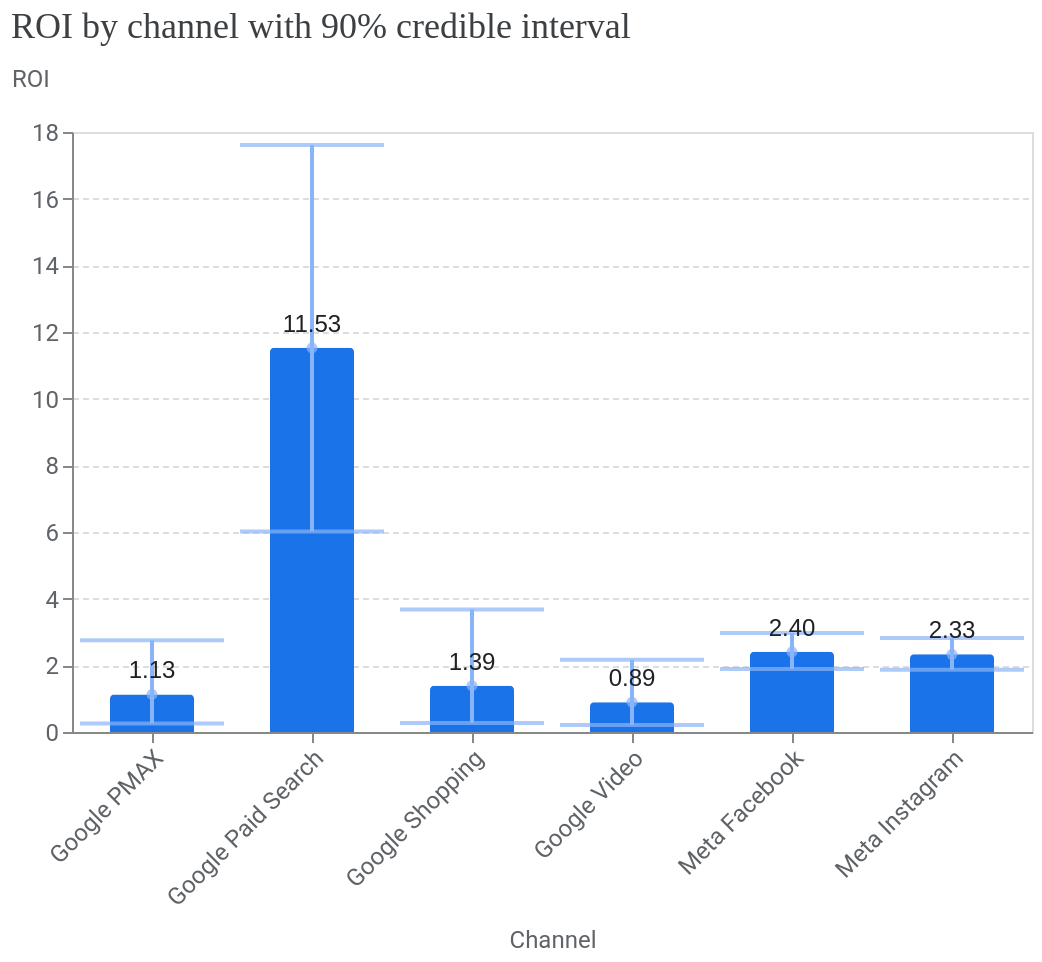

Notebook cell for this chart:
### Code cell
roi_bar_chart = (
    media_summary_revenue
    .plot_roi_bar_chart(
        include_ci=True
    )
)

roi_bar_chart

### Figure 1 — Vega-Lite specification as saved in the notebook (floating-point values rounded to 4 significant figures)
{"config": {"view": {"continuousWidth": 300, "continuousHeight": 300}, "axis": {"labelColor": "#5F6368", "labelFont": "Roboto", "labelFontSize": 12, "titleColor": "#5F6368", "titleFont": "Roboto", "titleFontSize": 12, "titleFontWeight": "normal", "titlePadding": 10}, "tick": {"bandSize": 10, "thickness": 2}}, "layer": [{"mark": {"type": "bar", "color": "#1A73E8", "cornerRadiusEnd": 2, "size": 42}, "encoding": {"x": {"axis": {"labelAngle": -45}, "field": "channel", "title": "Channel", "type": "nominal"}, "y": {"axis": {"gridDash": [3, 2], "titleAlign": "left", "titleAngle": 0, "titleY": -20}, "field": "roi", "title": "ROI", "type": "quantitative"}}}, {"mark": {"type": "errorbar", "color": "#8AB4F8", "ticks": true}, "encoding": {"strokeWidth": {"value": 2}, "x": {"field": "channel", "type": "nominal"}, "y": {"field": "ci_hi", "title": "ROI", "type": "quantitative"}, "y2": {"field": "ci_lo"}}}, {"mark": {"type": "point", "color": "#8AB4F8", "filled": true, "tooltip": true}, "encoding": {"x": {"field": "channel", "type": "nominal"}, "y": {"field": "roi", "type": "quantitative"}}}, {"mark": {"type": "text", "align": "center", "baseline": "bottom", "color": "#202124", "dy": -5, "fontSize": 12}, "encoding": {"text": {"field": "roi", "format": ".2f", "type": "quantitative"}, "x": {"axis": {"labelAngle": -45}, "field": "channel", "title": "Channel", "type": "nominal"}, "y": {"axis": {"gridDash": [3, 2], "titleAlign": "left", "titleAngle": 0, "titleY": -20}, "field": "roi", "title": "ROI", "type": "quantitative"}}}], "data": {"name": "data-33b335b72f562d0882bfd18b1a4ee6e6"}, "title": {"text": "ROI by channel with 90% credible interval", "anchor": "start", "color": "#3C4043", "font": "Google Sans Display", "fontSize": 18, "fontWeight": "normal", "offset": 10}, "width": {"step": 80}, "$schema": "https://vega.github.io/schema/vega-lite/v6.4.1.json", "datasets": {"data-33b335b72f562d0882bfd18b1a4ee6e6": [{"channel": "Google PMAX", "ci_hi": 2.753, "ci_lo": 0.2516, "roi": 1.126}, {"channel": "Google Paid Search", "ci_hi": 17.61, "ci_lo": 6.015, "roi": 11.53}, {"channel": "Google Shopping", "ci_hi": 3.676, "ci_lo": 0.2708, "roi": 1.389}, {"channel": "Google Video", "ci_hi": 2.171, "ci_lo": 0.2088, "roi": 0.8944}, {"channel": "Meta Facebook", "ci_hi": 2.971, "ci_lo": 1.89, "roi": 2.405}, {"channel": "Meta Instagram", "ci_hi": 2.819, "ci_lo": 1.871, "roi": 2.332}]}}
